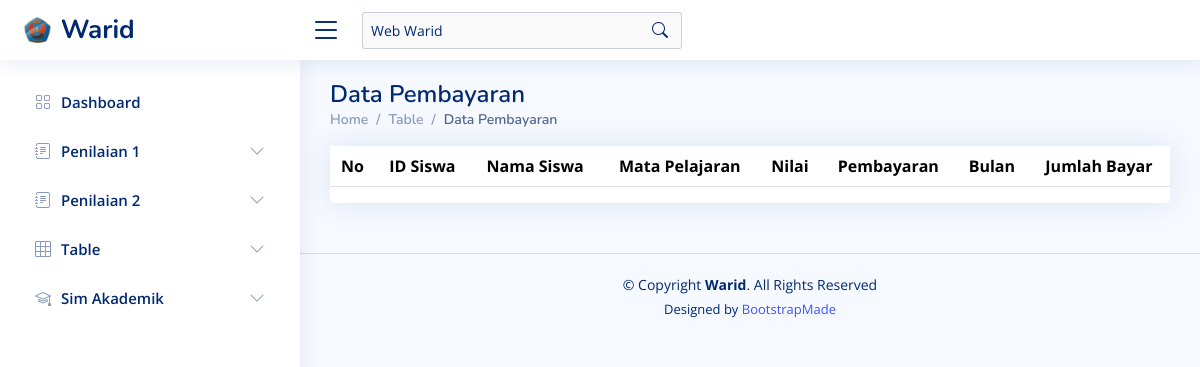
Page /?page=data_sim_akademik on the earlier database version.
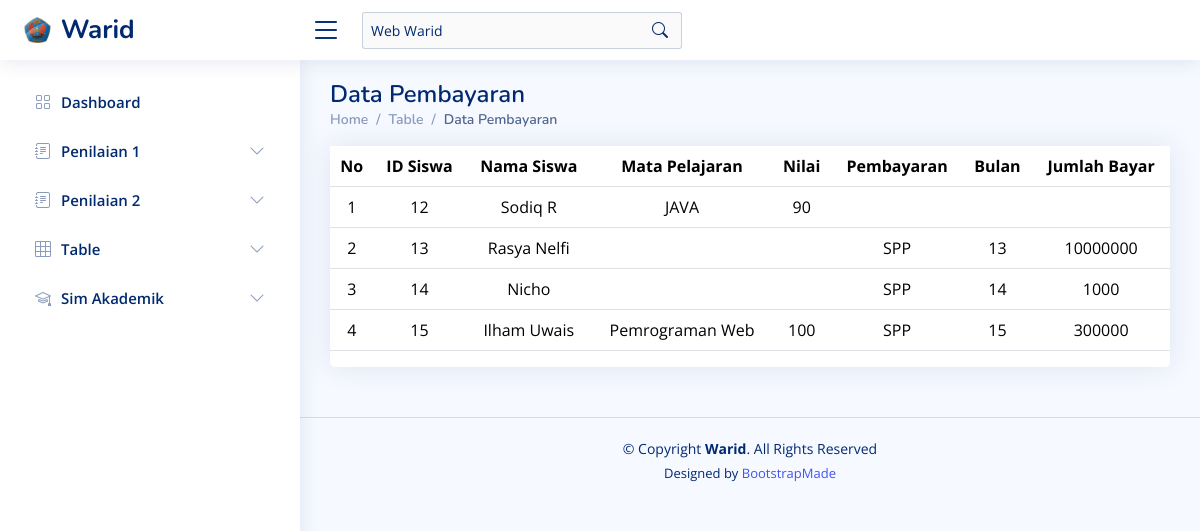
Same page on the later database version.
### tables this page shows
CREATE TABLE `nilai_siswa` (
  `id_nilai_siswa` int(10) NOT NULL,
  `id_siswa` int(10) NOT NULL,
  `id_mapel` int(10) NOT NULL,
  `nilai` int(10) NOT NULL
);

CREATE TABLE `siswa` (
  `id_siswa` int(10) NOT NULL,
  `nama_siswa` varchar(255) NOT NULL,
  `kelas` varchar(10) NOT NULL
);

CREATE TABLE `mapel` (
  `id_mapel` int(10) NOT NULL,
  `mata_pelajaran` varchar(50) NOT NULL
);

CREATE TABLE `pembayaran_siswa` (
  `id_pembayaran_siswa` int(10) NOT NULL,
  `id_siswa` int(10) NOT NULL,
  `pembayaran` varchar(10) NOT NULL,
  `bulan` varchar(20) NOT NULL,
  `jumlah_bayar` int(10) NOT NULL
);

### assets/components/sim_akademik_warid/data_sim_akademik.php (the view, shortened to what this page needs)
<main id="main" class="main">
    <div class="pagetitle">
        <h1>Data Pembayaran</h1>
        <nav>
            <ol class="breadcrumb">
                <li class="breadcrumb-item"><a href="?page=dashboard">Home</a></li>
                <li class="breadcrumb-item">Table</li>
                <li class="breadcrumb-item active">Data Pembayaran</li>
            </ol>
        </nav>
    </div>
    <section class="section">
        <div class="row">
            <div class="col-lg-12">
                <div class="card">
                    <div class="table-responsive text-nowrap">
                        <table class="table" style="text-align:center">
                            <thead>
                                <tr>
                                    <th>No</th>
                                    <th>ID Siswa</th>
                                    <th>Nama Siswa</th>
                                    <th>Mata Pelajaran</th>
                                    <th>Nilai</th>
                                    <th>Pembayaran</th>
                                    <th>Bulan</th>
                                    <th>Jumlah Bayar</th>
                                </tr>
                            </thead>
                            <tbody class="table-border-bottom-0">
                                <?php
                                $no = 1;
                                $result = mysqli_query($koneksi1, "SELECT siswa.id_siswa AS siswa_id, siswa.nama_siswa, mapel.*, nilai_siswa.*, pembayaran_siswa.* FROM siswa LEFT JOIN nilai_siswa ON siswa.id_siswa = nilai_siswa.id_siswa LEFT JOIN pembayaran_siswa ON siswa.id_siswa = pembayaran_siswa.id_siswa LEFT JOIN mapel ON nilai_siswa.id_mapel = mapel.id_mapel");
                                while ($data = mysqli_fetch_assoc($result)) {
                                ?>
                                    <tr>
                                        <td><?php echo $no++; ?></td>
                                        <td><?php echo $data['siswa_id']; ?></td>
                                        <td><?php echo $data['nama_siswa']; ?></td>
                                        <td><?php echo $data['mata_pelajaran']; ?></td>
                                        <td><?php echo $data['nilai']; ?></td>
                                        <td><?php echo $data['pembayaran']; ?></td>
                                        <td><?php echo $data['bulan']; ?></td>
                                        <td><?php echo $data['jumlah_bayar']; ?></td>
                                    </tr><?php } ?>
                            </tbody>
                        </table>
                    </div>
                </div>
            </div>
        </div>
</main>

Differences in the rows shown:
added nilai_siswa: id_siswa.id_siswa "12", id_siswa.nama_siswa "Sodiq R", id_mapel.mata_pelajaran "JAVA", nilai "90"
added pembayaran_siswa: id_siswa.id_siswa "13", id_siswa.nama_siswa "Rasya Nelfi", pembayaran "SPP", bulan "13", jumlah_bayar "10000000"
added pembayaran_siswa: id_siswa.id_siswa "14", id_siswa.nama_siswa "Nicho", pembayaran "SPP", bulan "14", jumlah_bayar "1000"
added siswa: id_siswa "15", nama_siswa "Ilham Uwais", mapel.mata_pelajaran "Pemrograman Web", nilai_siswa.nilai "100", pembayaran_siswa.pembayaran "SPP", pembayaran_siswa.bulan "15", pembayaran_siswa.jumlah_bayar "300000"
